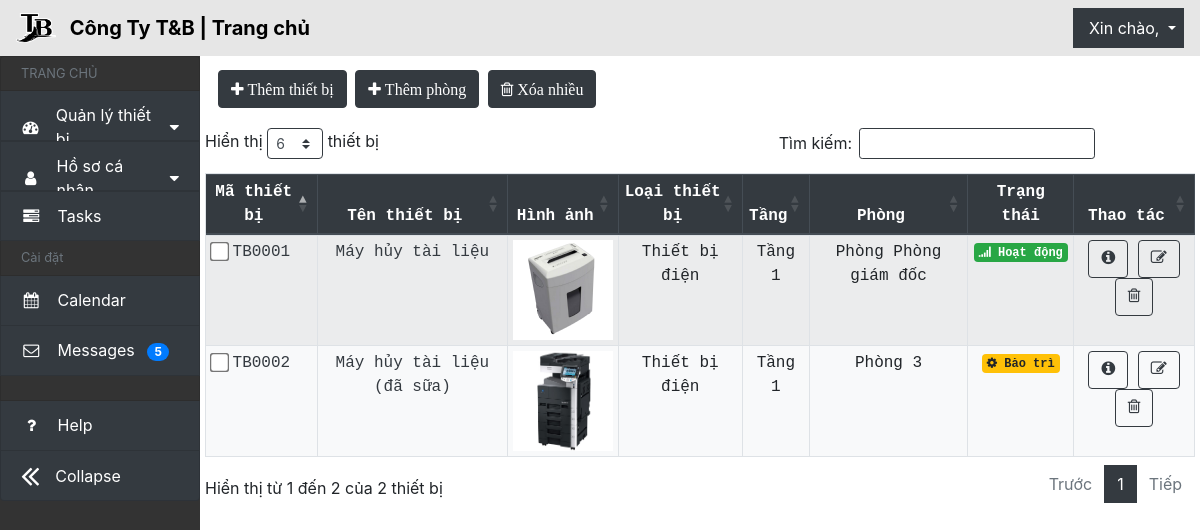
The page /quanly/ on the database as committed earlier.
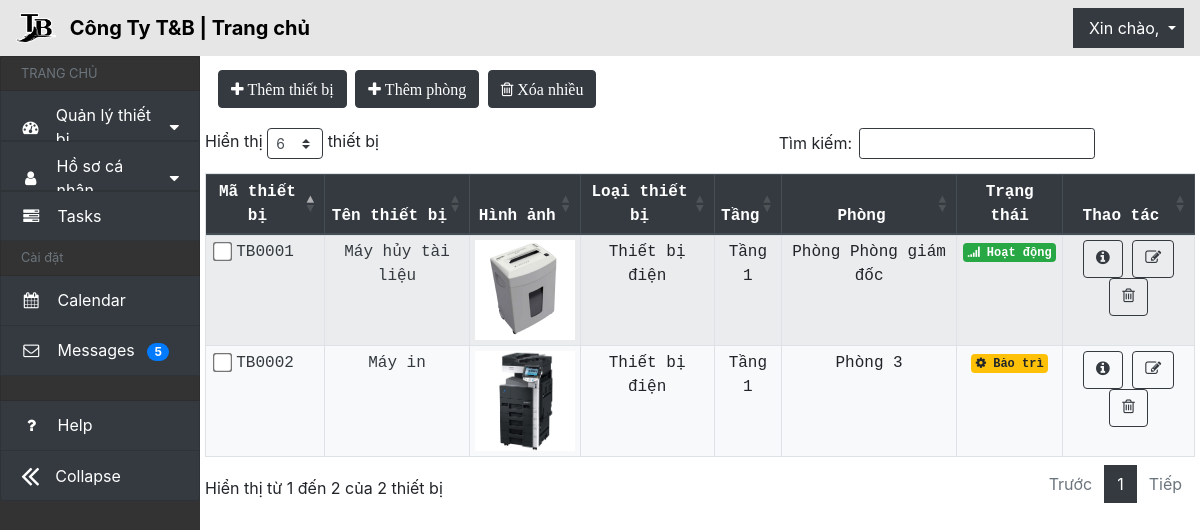
The same page on the database as committed later.
### QLthietbi_app/models.py (models this page shows, shortened)
class ThietBi(models.Model):
    id_thiet_bi = models.CharField(max_length=10, primary_key=True, blank=True, null=False, unique=True, editable=False)
    ten_thiet_bi = models.CharField(max_length=30, verbose_name='Tên thiết bị')
    loai_thiet_bi = models.ForeignKey(LoaiThietBi, on_delete=models.SET_NULL, null=True, verbose_name='Loại thiết bị')
    phong = models.ForeignKey(Phong, on_delete=models.SET_NULL, null=True,blank= True, verbose_name='Phòng')
    tang = models.ForeignKey(Tang, on_delete=models.SET_NULL, null=True,blank= True, verbose_name='Tầng')
    hinh_anh = models.ImageField(upload_to='images/', blank=False, null=False, verbose_name='Hình ảnh')
    ngay_mua = models.DateField(verbose_name='Ngày mua')
    gia_mua = models.IntegerField(verbose_name='Giá mua')
    tinh_trang_choices = [
        ('hoatdong', 'Hoạt động'),
        ('dangbaotri', 'Đang bảo trì'),
        ('bihong', 'Bị hỏng'),
    ]
    tinh_trang = models.CharField(max_length=10, choices=tinh_trang_choices, default='hoatdong', verbose_name='Tình trạng')
    ngay_bao_tri = models.DateField(verbose_name='Ngày bảo trì',blank=True, null=True)
    mo_ta = models.TextField(verbose_name='Mô tả', blank=True, null=True)
    class Meta:
        ordering = ['id_thiet_bi']
        verbose_name_plural = 'Thiết bị'

class LoaiThietBi(models.Model):
    ten_loaithietbi = models.CharField(max_length=30, verbose_name='Tên loại thiết bị')
    class Meta:
        ordering = ['-ten_loaithietbi']
        verbose_name_plural = 'Loại thiết bị'
    def __str__(self):
        return self.ten_loaithietbi

class Tang(models.Model):
    ten_tang = models.CharField(max_length=10,verbose_name='Số tầng')
    class meta:
        ordering = ['-ten_tang']
        verbose_name_plural = 'Tầng'
    def __str__(self):
        return self.ten_tang

class Phong(models.Model):
    tang = models.ForeignKey(Tang, on_delete=models.CASCADE, verbose_name='Tầng')
    ten_phong = models.CharField(max_length=30, verbose_name='Tên phòng')
    class Meta:
        ordering = ['-ten_phong']
        verbose_name_plural = 'Phòng'
    def __str__(self):
        return self.ten_phong

### QLthietbi_app/views.py (the view)
# urls.py: path('quanly/', views.render_trangchinh, name='render_trangchinh'),
def render_trangchinh(request):
    listThietBi = ThietBi.objects.all()
    listPhong = Phong.objects.all()
    return render(request,"quanly.html",{'listThietBi': listThietBi, 'listPhong': listPhong})

### QLthietbi_app/templates/quanly.html (shortened to what the changed rows need)
{% load static %}
<!DOCTYPE html>
<html lang="en">
  <head>
    <link
      rel="stylesheet"
      href="https://cdn.jsdelivr.net/npm/bootstrap@4.6.2/dist/css/bootstrap.min.css"
    />
    <link
      rel="stylesheet"
      href="https://stackpath.bootstrapcdn.com/font-awesome/4.7.0/css/font-awesome.min.css"
    />
    <link
      rel="stylesheet"
      href="https://cdnjs.cloudflare.com/ajax/libs/normalize/8.0.1/normalize.min.css"
    />
    <link
      rel="stylesheet"
      href="https://cdn.datatables.net/1.13.4/css/dataTables.bootstrap4.min.css"
    />
    <link rel="stylesheet" href="../static/css/quanly.css" />
  </head>
  <body>
    <div class="row" id="body-row">
      <div class="col py-2">
        <div class="row element-button">
          <div class="col-sm px-3 py-1 pr-1">
            <div class="row px-1 py-3">
              <div class="table-responsive">
                <table
                  id="device-table"
                  class="table table-sm table-striped bg-light table-condensed table-bordered"
                  cellspacing="0"
                  width="100%"
                >
                  <thead class="thead-dark">
                    <tr id="chk-th">
                      <th>Mã thiết bị</th>
                      <th>Tên thiết bị</th>
                      <th>Hình ảnh</th>
                      <th>Loại thiết bị</th>
                      <th>Tầng</th>
                      <th>Phòng</th>
                      <th>Trạng thái</th>
                      <th>Thao tác</th>
                    </tr>
                  </thead>
                  <tbody>
                    {% for ThietBi in listThietBi %}
                    <tr>
                      <td>
                        <input
                          class="form-check-input checkbox-large"
                          type="checkbox"
                          name="instance"
                          value="{{ThietBi.id_thiet_bi}}"
                        />
                        <a
                          href="{% url 'QLthietbi_app:render_chitietthietbi' ThietBi.id_thiet_bi %}"
                          class="a-td"
                        >
                          {{ThietBi.id_thiet_bi}}
                        </a>
                      </td>
                      <td>
                        <a
                          href="{% url 'QLthietbi_app:render_chitietthietbi' ThietBi.id_thiet_bi %}"
                          class="a-td"
                          >{{ThietBi.ten_thiet_bi}}</a
                        >
                      </td>
                      <td>
                        <a
                          href="{% url 'QLthietbi_app:render_chitietthietbi' ThietBi.id_thiet_bi %}"
                          class="a-td"
                          ><img
                            src="{{ThietBi.hinh_anh.url}}"
                            width="100"
                            height="100"
                        /></a>
                      </td>
                      <td>{{ThietBi.loai_thiet_bi}}</td>
                      <td>Tầng {{ThietBi.tang}}</td>
                      <td>Phòng {{ThietBi.phong}}</td>
                      {% if ThietBi.tinh_trang == "hoatdong" %}
                      <td>
                        <span class="badge badge-success"
                          ><i class="fa fa-signal" aria-hidden="true"></i> Hoạt
                          động</span
                        >
                      </td>
                      {% elif ThietBi.tinh_trang == "dangbaotri" %}
                      <td>
                        <span class="badge badge-warning"
                          ><i class="fa fa-cog" aria-hidden="true"></i> Bảo
                          trì</span
                        >
                      </td>
                      {% endif %}
                      <td>
                        <a
                          href="{% url 'QLthietbi_app:render_chitietthietbi' ThietBi.id_thiet_bi %}"
                          class="btn btn-outline-dark"
                          ><i class="fa fa-info-circle" aria-hidden="true"></i
                        ></a>
                        <a
                          href="{% url 'QLthietbi_app:render_chinhsuathietbi' ThietBi.id_thiet_bi %}"
                          class="btn btn-outline-dark"
                          ><i
                            class="fa fa-pencil-square-o"
                            aria-hidden="true"
                          ></i
                        ></a>
                        <a
                          href="{% url 'QLthietbi_app:render_xoathietbi' ThietBi.id_thiet_bi %}"
                          class="btn btn-outline-dark"
                          ><i class="fa fa-trash-o" aria-hidden="true"></i
                        ></a>
                      </td>
                    </tr>
                    {% endfor %}
                  </tbody>
                </table>
              </div>
            </div>
          </div>
        </div>
      </div>
    </div>
  </body>
</html>

Rows that differ between the two databases and show on the page:
changed ThietBi "TB0002": ten_thiet_bi "Máy hủy tài liệu (đã sữa)" → "Máy in"
